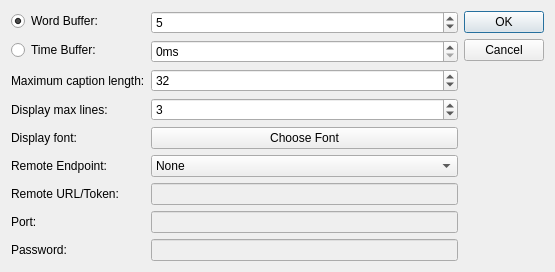
<?xml version="1.0" encoding="UTF-8"?>
<ui version="4.0">
 <class>captionDialog</class>
 <widget class="QDialog" name="captionDialog">
  <property name="geometry">
   <rect>
    <x>0</x>
    <y>0</y>
    <width>555</width>
    <height>237</height>
   </rect>
  </property>
  <property name="windowTitle">
   <string>Captioning Settings</string>
  </property>
  <layout class="QHBoxLayout" name="horizontalLayout_2">
   <item>
    <layout class="QFormLayout" name="formLayout">
     <item row="0" column="1">
      <widget class="QSpinBox" name="charOffset">
       <property name="toolTip">
        <string>The &quot;buffer&quot; </string>
       </property>
       <property name="value">
        <number>5</number>
       </property>
      </widget>
     </item>
     <item row="2" column="0">
      <widget class="QLabel" name="label">
       <property name="text">
        <string>Maximum caption length:</string>
       </property>
      </widget>
     </item>
     <item row="2" column="1">
      <widget class="QSpinBox" name="capLength">
       <property name="toolTip">
        <string>Maximum number of characters in one line</string>
       </property>
       <property name="minimum">
        <number>1</number>
       </property>
       <property name="value">
        <number>32</number>
       </property>
      </widget>
     </item>
     <item row="3" column="1">
      <widget class="QSpinBox" name="maxDisplayLines">
       <property name="toolTip">
        <string>Only display this number of lines in caption window</string>
       </property>
       <property name="minimum">
        <number>1</number>
       </property>
       <property name="value">
        <number>3</number>
       </property>
      </widget>
     </item>
     <item row="3" column="0">
      <widget class="QLabel" name="label_6">
       <property name="text">
        <string>Display max lines:</string>
       </property>
      </widget>
     </item>
     <item row="4" column="1">
      <widget class="QPushButton" name="fontSelector">
       <property name="toolTip">
        <string>Font for display</string>
       </property>
       <property name="text">
        <string>Choose Font</string>
       </property>
      </widget>
     </item>
     <item row="4" column="0">
      <widget class="QLabel" name="label_7">
       <property name="text">
        <string>Display font:</string>
       </property>
      </widget>
     </item>
     <item row="5" column="1">
      <widget class="QComboBox" name="remoteCapHost">
       <property name="toolTip">
        <string>Destination to send captions to</string>
       </property>
       <item>
        <property name="text">
         <string>None</string>
        </property>
       </item>
       <item>
        <property name="text">
         <string>Microsoft Teams</string>
        </property>
       </item>
       <item>
        <property name="text">
         <string>Zoom</string>
        </property>
       </item>
       <item>
        <property name="text">
         <string>OBS</string>
        </property>
       </item>
      </widget>
     </item>
     <item row="5" column="0">
      <widget class="QLabel" name="label_5">
       <property name="text">
        <string>Remote Endpoint:</string>
       </property>
      </widget>
     </item>
     <item row="6" column="1">
      <widget class="QLineEdit" name="hostURL">
       <property name="enabled">
        <bool>false</bool>
       </property>
       <property name="toolTip">
        <string>URL to send captions to</string>
       </property>
      </widget>
     </item>
     <item row="6" column="0">
      <widget class="QLabel" name="label_4">
       <property name="text">
        <string>Remote URL/Token:</string>
       </property>
      </widget>
     </item>
     <item row="7" column="1">
      <widget class="QLineEdit" name="serverPort">
       <property name="enabled">
        <bool>false</bool>
       </property>
      </widget>
     </item>
     <item row="7" column="0">
      <widget class="QLabel" name="label_2">
       <property name="text">
        <string>Port:</string>
       </property>
      </widget>
     </item>
     <item row="8" column="1">
      <widget class="QLineEdit" name="serverPassword">
       <property name="enabled">
        <bool>false</bool>
       </property>
       <property name="echoMode">
        <enum>QLineEdit::Password</enum>
       </property>
      </widget>
     </item>
     <item row="8" column="0">
      <widget class="QLabel" name="label_9">
       <property name="text">
        <string>Password:</string>
       </property>
      </widget>
     </item>
     <item row="1" column="0">
      <widget class="QRadioButton" name="enableTimeBuffer">
       <property name="text">
        <string>Time Buffer:</string>
       </property>
      </widget>
     </item>
     <item row="1" column="1">
      <widget class="QSpinBox" name="timeOffset">
       <property name="enabled">
        <bool>true</bool>
       </property>
       <property name="suffix">
        <string>ms</string>
       </property>
       <property name="maximum">
        <number>100000</number>
       </property>
       <property name="singleStep">
        <number>1000</number>
       </property>
      </widget>
     </item>
     <item row="0" column="0">
      <widget class="QRadioButton" name="enableWordBuffer">
       <property name="text">
        <string>Word Buffer:</string>
       </property>
       <property name="checked">
        <bool>true</bool>
       </property>
      </widget>
     </item>
    </layout>
   </item>
   <item>
    <widget class="QDialogButtonBox" name="buttonBox">
     <property name="orientation">
      <enum>Qt::Vertical</enum>
     </property>
     <property name="standardButtons">
      <set>QDialogButtonBox::Cancel|QDialogButtonBox::Ok</set>
     </property>
    </widget>
   </item>
  </layout>
 </widget>
 <resources/>
 <connections>
  <connection>
   <sender>buttonBox</sender>
   <signal>accepted()</signal>
   <receiver>captionDialog</receiver>
   <slot>accept()</slot>
   <hints>
    <hint type="sourcelabel">
     <x>248</x>
     <y>254</y>
    </hint>
    <hint type="destinationlabel">
     <x>157</x>
     <y>274</y>
    </hint>
   </hints>
  </connection>
  <connection>
   <sender>buttonBox</sender>
   <signal>rejected()</signal>
   <receiver>captionDialog</receiver>
   <slot>reject()</slot>
   <hints>
    <hint type="sourcelabel">
     <x>316</x>
     <y>260</y>
    </hint>
    <hint type="destinationlabel">
     <x>286</x>
     <y>274</y>
    </hint>
   </hints>
  </connection>
 </connections>
</ui>
